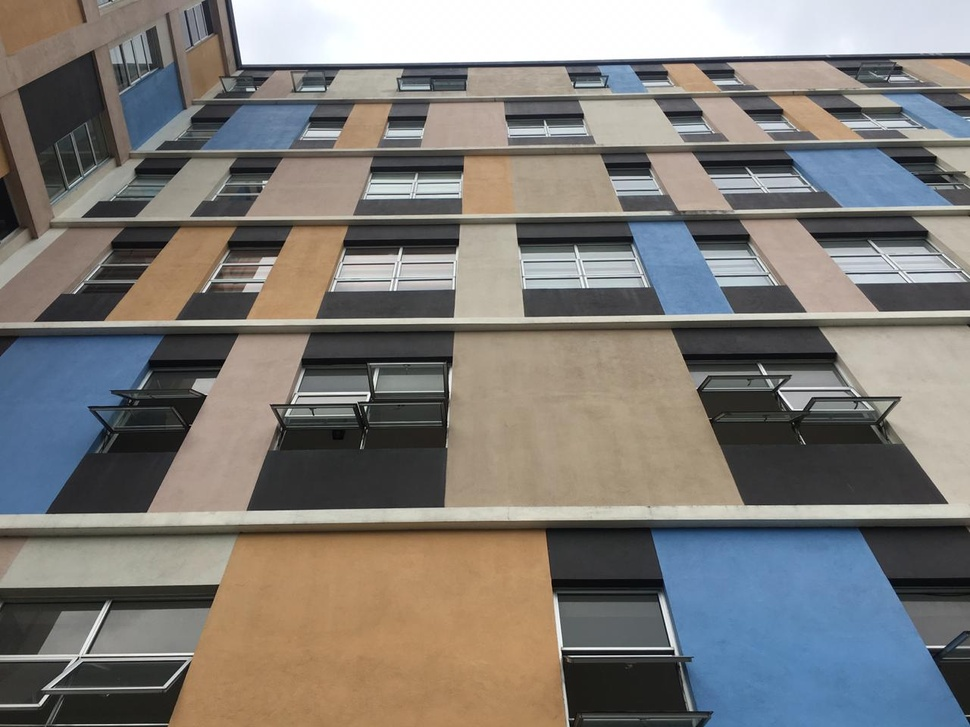
#> input picture codes/Samples/Sample.jpg, 970 x 727 px, shrunk from 1280 x 960 before the run, found by its file name
$ jupyter execute '1.0 Convolution of an image.ipynb'   (older library calls are emulated)
#> lines starting #> are read from the running program, lines starting #| are printed output that depends on the picture
[cell 1]
import cv2

img=cv2.imread('sample.jpg')
#> img is the input picture: shape (727, 970, 3); mean B, G, R 118.8, 122.8, 125.7

from matplotlib import pyplot as plt

plt.imshow(img)

[cell 2]
gray=cv2.cvtColor(img,cv2.COLOR_BGR2GRAY)
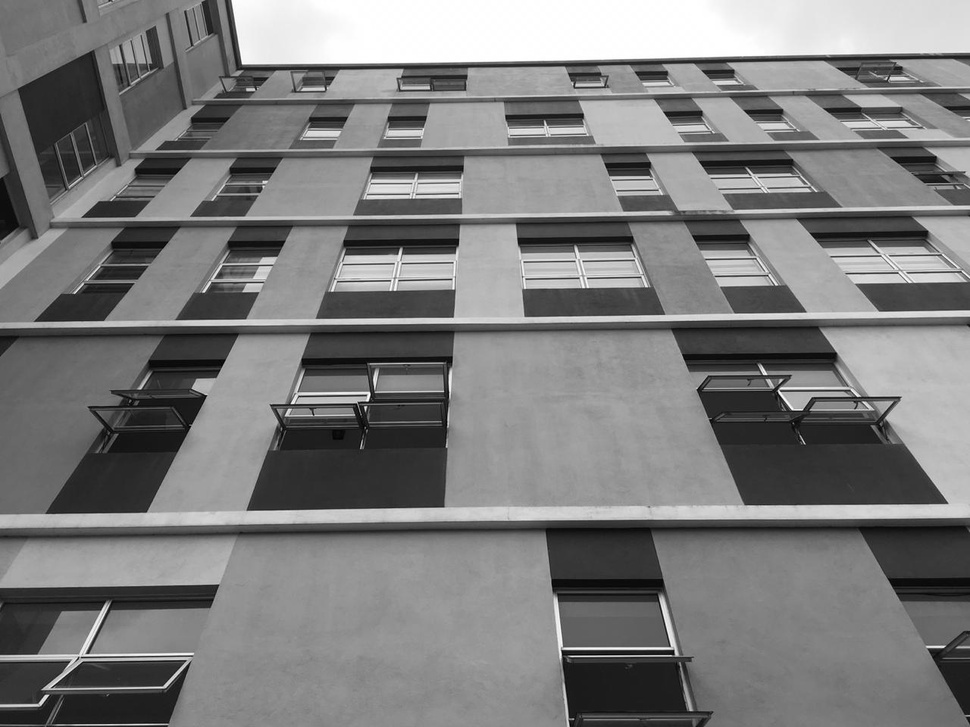
#> gray: shape (727, 970); min 0, max 255, mean 123.2
#gray-result image, img-source image
#cv2.COLOR_BGR2GRAY-color conversion method
#cvtColor function is used to convert color
plt.imshow(gray,cmap='gray')

[cell 3]
import numpy as np

kernel=np.array([[-1,-2,-1],
                 [0,0,0],
                 [1,2,1]],np.float)

conv=cv2.filter2D(gray,-1,kernel)
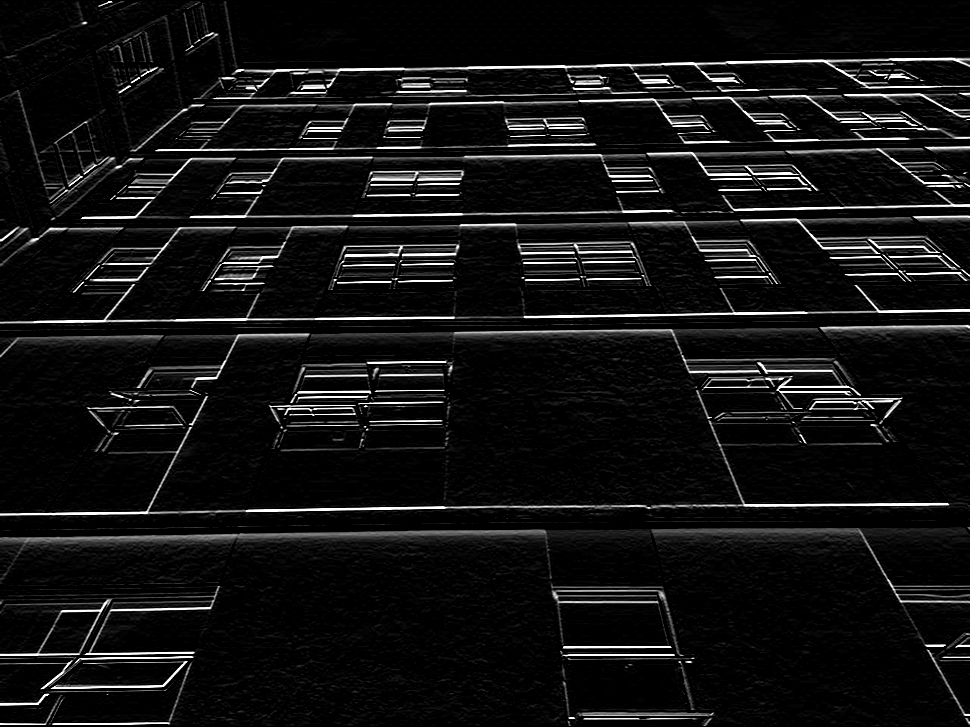
#> conv: shape (727, 970); min 0, max 255, mean 18.5
plt.imshow(conv,cmap='gray')

[cell 4]
kernel=np.array([[-1,0,1],
                 [-2,0,2],
                 [-1,0,1]],np.float)

conv=cv2.filter2D(gray,-1,kernel)
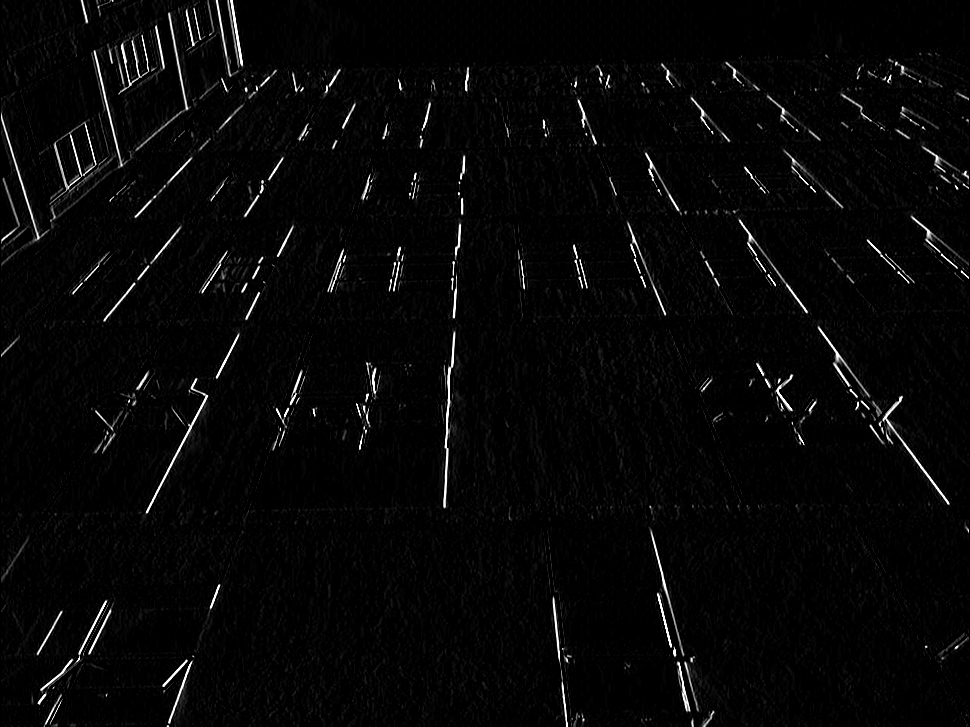
#> conv: shape (727, 970); min 0, max 255, mean 7
plt.imshow(conv,cmap='gray')

[cell 5]
kernel=np.array([[0.25,0,0.75],
                 [0,0,0.4],
                 [0.8,0,2.5]],np.float)

conv=cv2.filter2D(gray,-1,kernel)
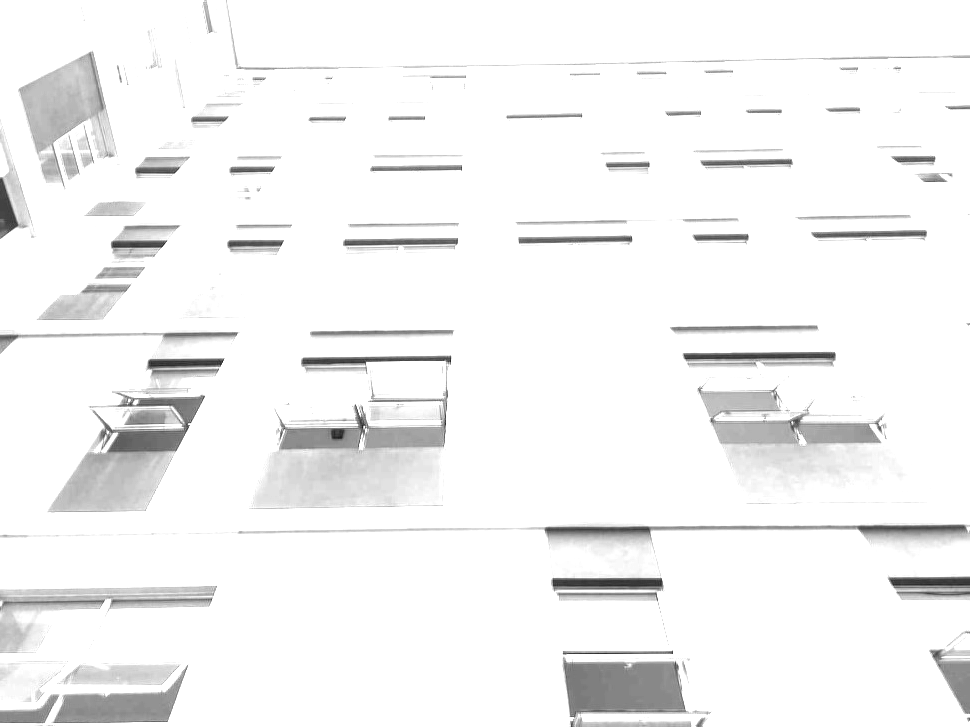
#> conv: shape (727, 970); min 23, max 255, mean 243.6
plt.imshow(conv,cmap='gray')

$ run again, with codes/Samples/colors3.jpg copied over codes/Samples/Sample.jpg
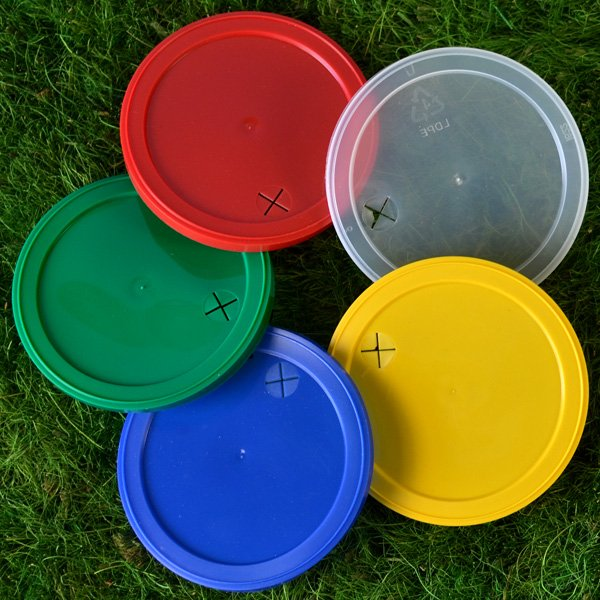
#> input picture codes/Samples/colors3.jpg, 600 x 600 px, found by its file name
#> img is the input picture: shape (600, 600, 3); mean B, G, R 62.8, 89, 82.9
#> `gray=cv2.cvtColor(img,cv2.COLOR_BGR2GRAY)`:
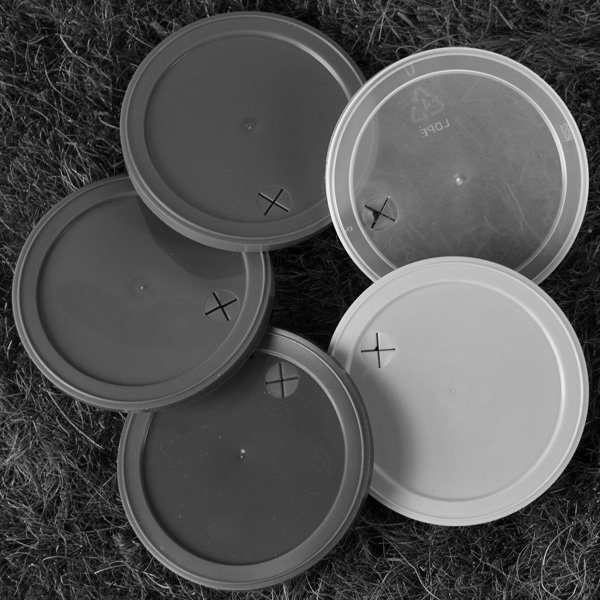
#> gray: shape (600, 600); min 0, max 250, mean 84.2
#> `conv=cv2.filter2D(gray,-1,kernel)`:
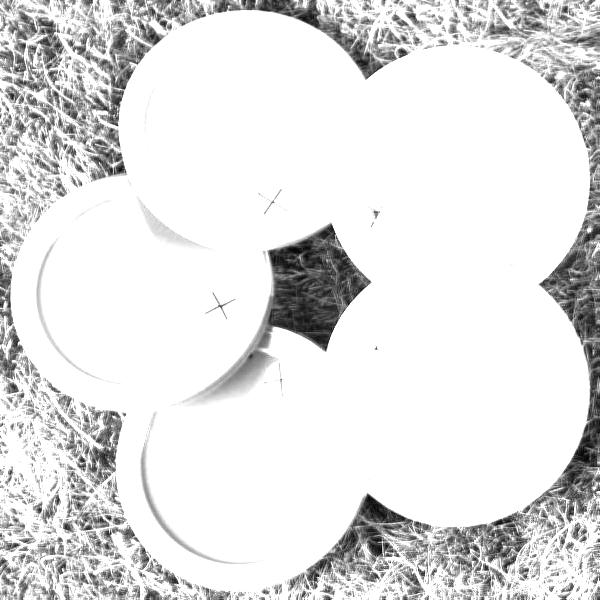
#> conv: shape (600, 600); min 3, max 255, mean 226.2
